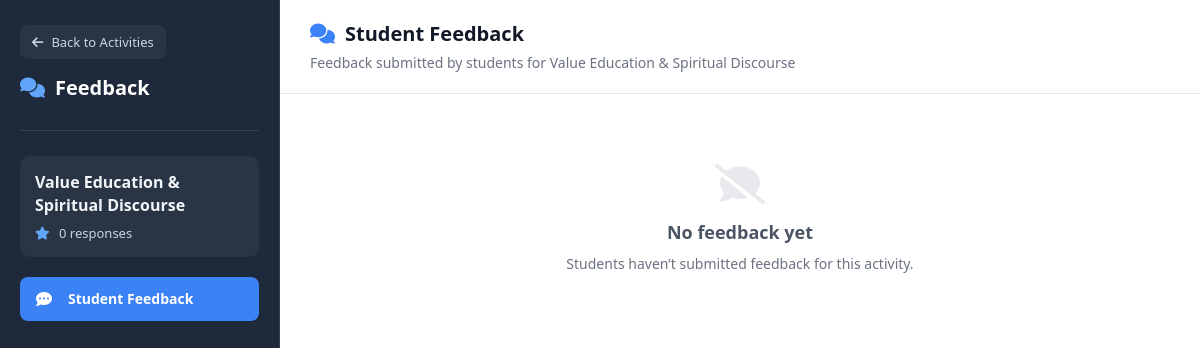
/admin-panel/admin-panel/activity/7/feedback/ (signed in), run on an earlier commit of the app's database.
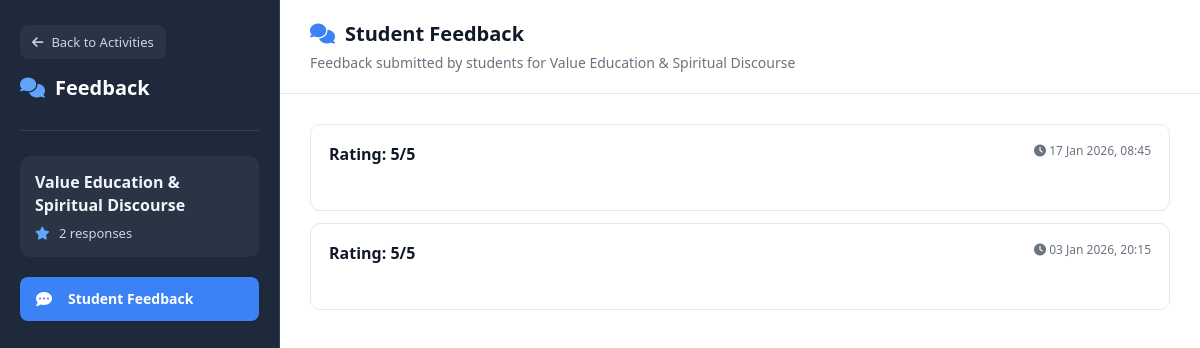
And on a later commit of the database.
### activities_app/models.py (models this page shows)
class Feedback(models.Model):
    EXPERIENCE_CHOICES = [
        ("well_organized", "Well Organized"),
        ("fun", "Fun & Enjoyable"),
        ("informative", "Informative"),
        ("too_long", "Too Long"),
        ("poor_management", "Poor Management"),
    ]
    activity = models.ForeignKey(
        Activity,
        on_delete=models.CASCADE,
        related_name="feedbacks"
    )
    rating = models.PositiveIntegerField()
    experience = models.CharField(
    max_length=50,
    choices=EXPERIENCE_CHOICES
)
    created_at = models.DateTimeField(auto_now_add=True)

### activities_app/admin_views.py (the view)
@login_required
@user_passes_test(is_admin)
def admin_activity_feedback(request, id):
    activity = get_object_or_404(Activity, id=id)
    feedbacks = Feedback.objects.filter(activity=activity).order_by("-created_at")
    return render(
        request,
        "activities_app/faculty/faculty_feedback.html",
        {
            "activity": activity,
            "feedbacks": feedbacks,
            "is_admin": True,
        },
    )

### activities_app/admin_views.py (called while the page is built)
def is_admin(user):
    return user.is_staff or user.is_superuser

### activities_app/templates/activities_app/faculty/faculty_feedback.html (shortened to what this page needs)
{% load static %}
<!DOCTYPE html>
<html>
<head>
    <link rel="stylesheet" href="{% static 'activities_app/css/notifications.css' %}">
    <link rel="stylesheet" href="https://cdnjs.cloudflare.com/ajax/libs/font-awesome/6.4.0/css/all.min.css">
</head>
<body>
<div class="notification-compact">
    <div class="notification-sidebar">
        <div class="sidebar-header">
            <a href="{% url 'assigned_activities' %}" class="back-btn-top">
                <i class="fas fa-arrow-left"></i>
                <span>Back to Activities</span>
            </a>
            <h2>
                <i class="fas fa-comments"></i>
                <span>Feedback</span>
            </h2>
        </div>
        <div class="activity-info">
            <h3>{{ activity.title }}</h3>
            <div class="activity-stats">
                <span>
                    <i class="fas fa-star"></i>
                    {{ feedbacks|length }} responses
                </span>
            </div>
        </div>
        <nav class="sidebar-nav">
            <a class="nav-item active">
                <i class="fas fa-comment-dots"></i>
                <span>Student Feedback</span>
            </a>
        </nav>
    </div>
    <div class="notification-main">
        <div class="content-header">
            <h1>
                <i class="fas fa-comments"></i>
                Student Feedback
            </h1>
            <p class="content-description">
                Feedback submitted by students for {{ activity.title }}
            </p>
        </div>
        <div class="notifications-container">
            {% if feedbacks %}
                {% for fb in feedbacks %}
                <div class="notification-list-item">
                    <div class="list-item-header">
                        <div class="list-item-title">
                            Rating: {{ fb.rating }}/5
                        </div>
                        <div class="list-item-meta">
                            <span>
                                <i class="fas fa-clock"></i>
                                {{ fb.created_at|date:"d M Y, H:i" }}
                            </span>
                        </div>
                    </div>
                </div>
                {% endfor %}
            {% else %}
                <div class="empty-state">
                    <i class="fas fa-comment-slash"></i>
                    <h3>No feedback yet</h3>
                    <p>Students haven’t submitted feedback for this activity.</p>
                </div>
            {% endif %}
        </div>
    </div>
</div>
</body>
</html>

What changed in the data, as far as the page shows it:
added Feedback: rating "5", created_at "17 Jan 2026, 08:45"
added Feedback: rating "5", created_at "03 Jan 2026, 20:15"
Also different on the page:
{{ feedbacks|length }}: "0" → "2"
text no longer shown: "No feedback yet Students haven’t submitted feedback for this activity."
